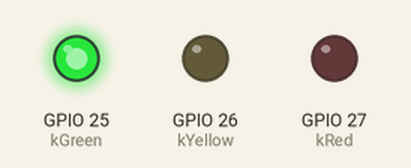
The sketch below on a simulated ESP32. On the bench: output pins drawn as LEDs (lit = HIGH). What the sketch prints to the serial monitor is not drawn.

Above: at 0.6 s.
At 1.3 s:
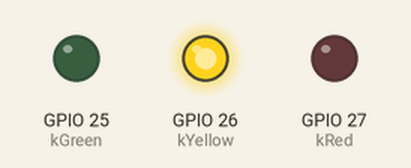
At 4.1 s:
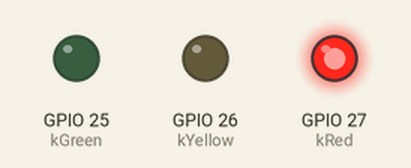
Timing chart, 0 to 5.1 s (numbered marks = the images above):
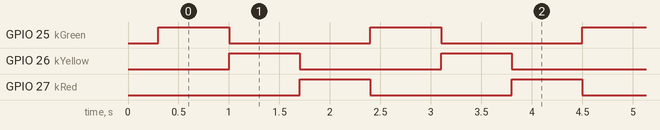

The sketch:

02_leds.ino
```cpp
// Slope Guard 360 — bench step 2
// Wiring:
//   GPIO 25 -- 220 ohm -- green LED long leg -- short leg to GND
//   GPIO 26 -- 220 ohm -- yellow LED long leg -- short leg to GND
//   GPIO 27 -- 220 ohm -- red LED long leg -- short leg to GND
// Pass: the three LEDs light one at a time, in that order, and the Serial
// Monitor names the LED that should be on.

#include <Arduino.h>

const int kGreen = 25;
const int kYellow = 26;
const int kRed = 27;

void setup() {
  Serial.begin(115200);
  pinMode(kGreen, OUTPUT);
  pinMode(kYellow, OUTPUT);
  pinMode(kRed, OUTPUT);
  delay(300);
  Serial.println("Slope Guard bench 2 — LEDs");
  Serial.println("Pass: green, then yellow, then red.");
}

void light(int pin, const char* name) {
  digitalWrite(kGreen, pin == kGreen ? HIGH : LOW);
  digitalWrite(kYellow, pin == kYellow ? HIGH : LOW);
  digitalWrite(kRed, pin == kRed ? HIGH : LOW);
  Serial.println(name);
  delay(700);
}

void loop() {
  light(kGreen, "Green ON");
  light(kYellow, "Yellow ON");
  light(kRed, "Red ON");
}
```

Measured:
- by itself, GPIO 25 (kGreen), GPIO 26 (kYellow), GPIO 27 (kRed): alternates HIGH for 0.70 s and LOW for 1.4 s
- by itself, everything shown: repeats every 2.1 s, in 3 steps
